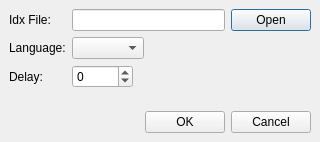
<ui version="4.0" >
 <class>vobSubDialog</class>
 <widget class="QDialog" name="vobSubDialog" >
  <property name="geometry" >
   <rect>
    <x>0</x>
    <y>0</y>
    <width>320</width>
    <height>142</height>
   </rect>
  </property>
  <property name="windowTitle" >
   <string>Subtitle Font Size and Position</string>
  </property>
  <layout class="QVBoxLayout" >
   <property name="margin" >
    <number>9</number>
   </property>
   <property name="spacing" >
    <number>6</number>
   </property>
   <item>
    <layout class="QGridLayout" >
     <property name="margin" >
      <number>0</number>
     </property>
     <property name="spacing" >
      <number>6</number>
     </property>
     <item row="1" column="0" >
      <widget class="QLabel" name="label_2" >
       <property name="text" >
        <string>Language:</string>
       </property>
      </widget>
     </item>
     <item row="0" column="1" >
      <widget class="QLineEdit" name="lineEditIdx" />
     </item>
     <item row="2" column="1" >
      <layout class="QHBoxLayout" >
       <property name="margin" >
        <number>0</number>
       </property>
       <property name="spacing" >
        <number>6</number>
       </property>
       <item>
        <widget class="QSpinBox" name="spinBox" >
         <property name="maximum" >
          <number>20000</number>
         </property>
         <property name="minimum" >
          <number>-2000</number>
         </property>
        </widget>
       </item>
       <item>
        <spacer>
         <property name="orientation" >
          <enum>Qt::Horizontal</enum>
         </property>
         <property name="sizeHint" >
          <size>
           <width>40</width>
           <height>20</height>
          </size>
         </property>
        </spacer>
       </item>
      </layout>
     </item>
     <item row="0" column="0" >
      <widget class="QLabel" name="label" >
       <property name="text" >
        <string>Idx File:</string>
       </property>
      </widget>
     </item>
     <item row="2" column="0" >
      <widget class="QLabel" name="label_3" >
       <property name="text" >
        <string>Delay:</string>
       </property>
      </widget>
     </item>
     <item row="1" column="1" >
      <layout class="QHBoxLayout" >
       <property name="margin" >
        <number>0</number>
       </property>
       <property name="spacing" >
        <number>6</number>
       </property>
       <item>
        <widget class="QComboBox" name="comboBoxLanguage" />
       </item>
       <item>
        <spacer>
         <property name="orientation" >
          <enum>Qt::Horizontal</enum>
         </property>
         <property name="sizeHint" >
          <size>
           <width>40</width>
           <height>20</height>
          </size>
         </property>
        </spacer>
       </item>
      </layout>
     </item>
     <item row="0" column="2" >
      <widget class="QDialogButtonBox" name="buttonBox2" >
       <property name="sizePolicy" >
        <sizepolicy>
         <hsizetype>0</hsizetype>
         <vsizetype>0</vsizetype>
         <horstretch>0</horstretch>
         <verstretch>0</verstretch>
        </sizepolicy>
       </property>
       <property name="orientation" >
        <enum>Qt::Horizontal</enum>
       </property>
       <property name="standardButtons" >
        <set>QDialogButtonBox::Open</set>
       </property>
      </widget>
     </item>
    </layout>
   </item>
   <item>
    <spacer>
     <property name="orientation" >
      <enum>Qt::Vertical</enum>
     </property>
     <property name="sizeType" >
      <enum>QSizePolicy::MinimumExpanding</enum>
     </property>
     <property name="sizeHint" >
      <size>
       <width>20</width>
       <height>16</height>
      </size>
     </property>
    </spacer>
   </item>
   <item>
    <widget class="QDialogButtonBox" name="buttonBox" >
     <property name="orientation" >
      <enum>Qt::Horizontal</enum>
     </property>
     <property name="standardButtons" >
      <set>QDialogButtonBox::Cancel|QDialogButtonBox::NoButton|QDialogButtonBox::Ok</set>
     </property>
    </widget>
   </item>
  </layout>
 </widget>
 <tabstops>
  <tabstop>lineEditIdx</tabstop>
  <tabstop>buttonBox2</tabstop>
  <tabstop>comboBoxLanguage</tabstop>
  <tabstop>spinBox</tabstop>
  <tabstop>buttonBox</tabstop>
 </tabstops>
 <resources/>
 <connections>
  <connection>
   <sender>buttonBox</sender>
   <signal>accepted()</signal>
   <receiver>vobSubDialog</receiver>
   <slot>accept()</slot>
   <hints>
    <hint type="sourcelabel" >
     <x>248</x>
     <y>254</y>
    </hint>
    <hint type="destinationlabel" >
     <x>157</x>
     <y>274</y>
    </hint>
   </hints>
  </connection>
  <connection>
   <sender>buttonBox</sender>
   <signal>rejected()</signal>
   <receiver>vobSubDialog</receiver>
   <slot>reject()</slot>
   <hints>
    <hint type="sourcelabel" >
     <x>316</x>
     <y>260</y>
    </hint>
    <hint type="destinationlabel" >
     <x>286</x>
     <y>274</y>
    </hint>
   </hints>
  </connection>
 </connections>
</ui>
